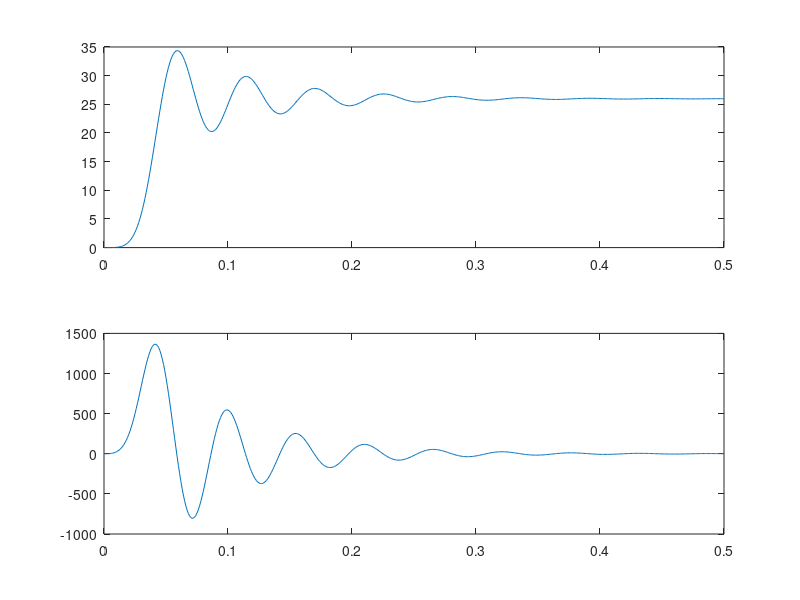

MATLAB code for this plot:
%close all
clear all
clc

Fs = 1000;
time = 0:1/Fs:0.5;

k = 0.5;
tau_m = 9.6/1000;
h = 1;
t_delay = 0*Fs/1000+1;
% x = [theta; ...
%     theta_dot;...
%     T_e;...
%     T_e_dot;...
%     T_f;...
%     T_f_dot];

x = [0; ...
    0;...
    0;...
    0;...
    0;...
    0];
A = [0 1 0 0 0 0; ...
    0 -k/tau_m 1/tau_m^2 0 -1/tau_m^2 0;...
    0 0 0 1 0 0;...
    0 0 -1/tau_m^2 -2/tau_m 0 0;...
    0 0 0 0 0 1;...
    0 0 0 0 -1/tau_m^2 -2/tau_m];

A1 = [0 0 0 0 0 0; ...
    0 0 0 0 0 0;...
    0 0 0 0 0 0;...
    0 -h/tau_m 0 0 0 0;...
    0 0 0 0 0 0;...
    0 h/tau_m 0 0 0 0];

B = [0 0;...
    0 0;...
    0 0;...
    1/tau_m^2 0;...
    0 0;...
    0 1/tau_m^2];

u = [0;0];

x_mat = zeros(length(x),length(time));
x_mat(:,1) = x;

I_e = 25*exp(-(time-0.025).^2/(2*0.01^2));
I_f = zeros(1,length(time));

for t = 1:length(time)
    u(1) = I_e(t);
    u(2) = I_f(t);
    if t > t_delay
        x_dot = A*x +A1*x_mat(:,t-t_delay) + B*u;
    else
        x_dot = A*x +B*u;
    end
    x = x_dot*1/Fs+x;
    
    x_mat(:,t) = x;
end

figure(1)
subplot(2,1,1)
plot(time,x_mat(1,:))
hold on 
subplot(2,1,2)
plot(time,x_mat(2,:))
hold on